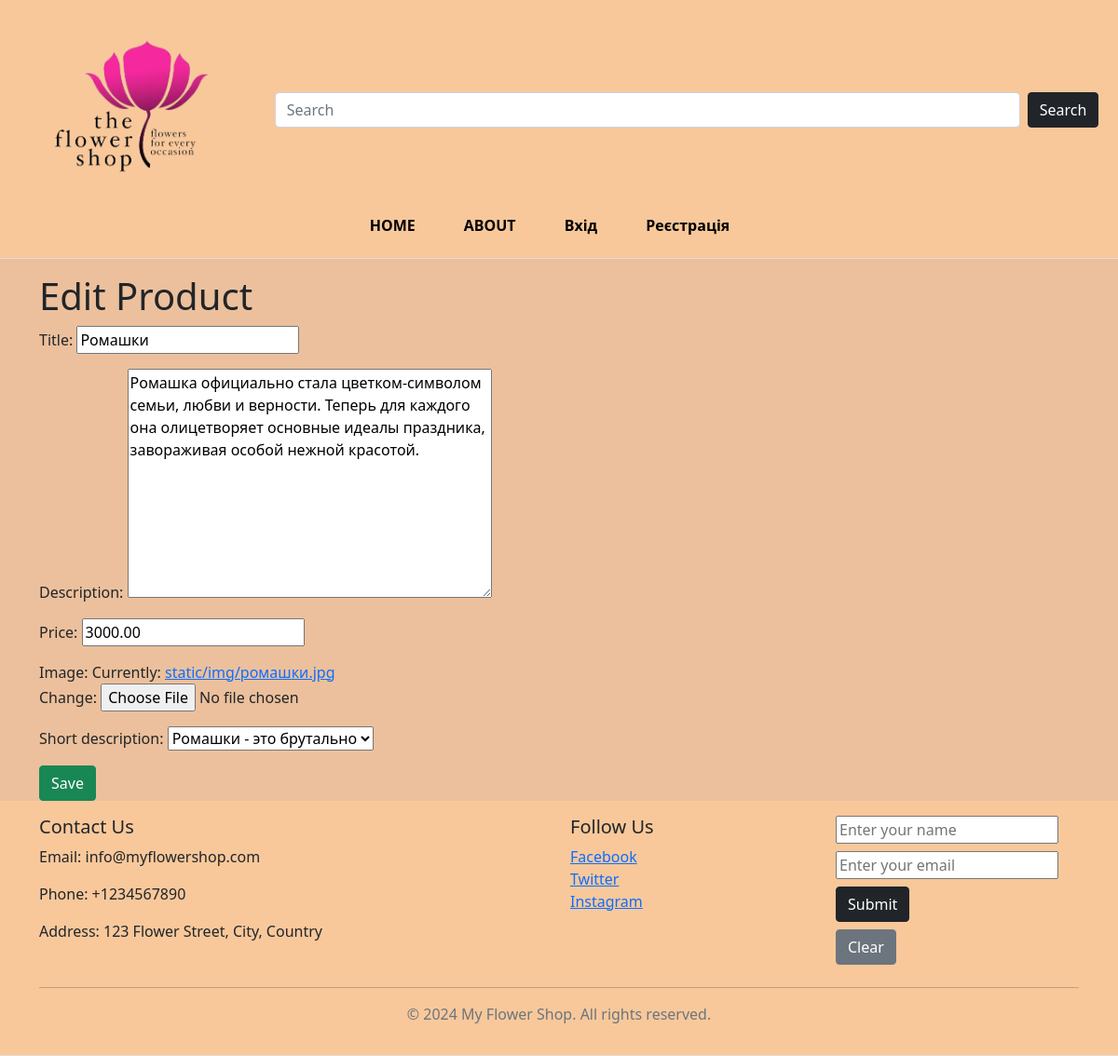
/product/5/edit/, run on an earlier commit of the app's database.
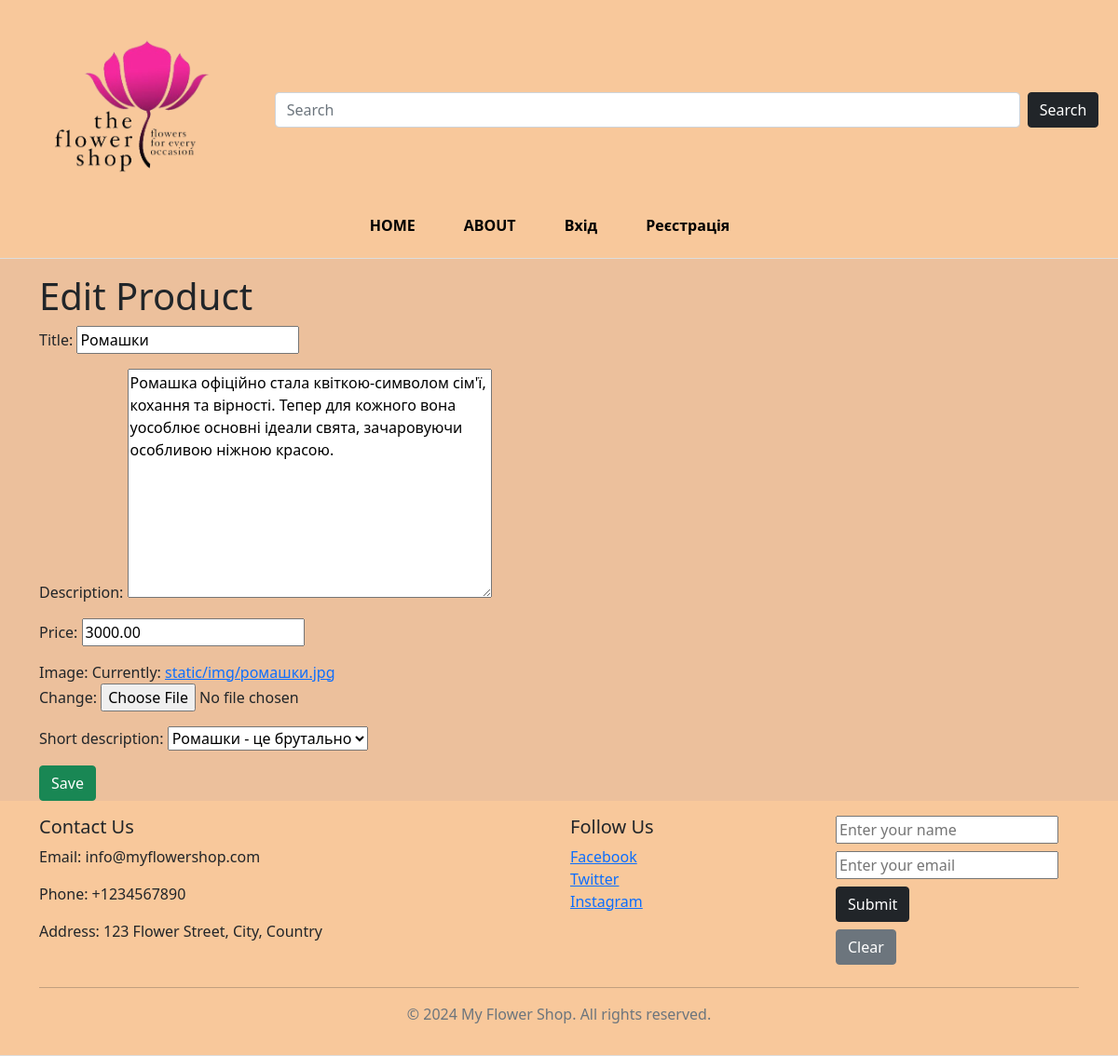
And on a later commit of the database.
### main/models.py (models this page shows, shortened)
class Product(models.Model):
    title = models.CharField(max_length=100)
    description = models.TextField()
    price = models.DecimalField(max_digits=10, decimal_places=2)
    image = models.ImageField(upload_to='static/img/')
    short_description = models.ForeignKey(ProductDescription, on_delete=models.SET_NULL, null=True)

### main/views.py (the view)
# urls.py: path('product/<int:pk>/edit/', ProductUpdateView.as_view(), name='product_edit'),
class ProductUpdateView(UpdateView):
    model = Product
    template_name = 'main/product_edit_form.html'
    success_url = '/table/'
    fields = ('title', 'description', 'price', 'image', 'short_description')

### main/models.py (called while the page is built)
    def __str__(self):
        return self.details

### templates/main/product_edit_form.html (shortened to what this page needs)
{% extends 'main/base.html' %}
{% block product_content %}
<h1>Edit Product</h1>
<form method="post" enctype="multipart/form-data">
    {{ form.as_p }}
    <button type="submit" class="btn btn-success">Save</button>
</form>
{% endblock %}

What changed in the data, as far as the page shows it:
changed Product "Ромашки": description "Ромашка официально стала цветком-символом семьи, любви и верности. Теперь для каждого она олицетворяет основные идеалы праздника, завораживая особой нежной красотой." → "Ромашка офіційно стала квіткою-символом сім'ї, кохання та вірності. Тепер для кожного вона уособлює основні ідеали свята, зачаровуючи особливою ніжною красою."; short_description "Ромашки - это брутально" → "Ромашки - це брутально"
